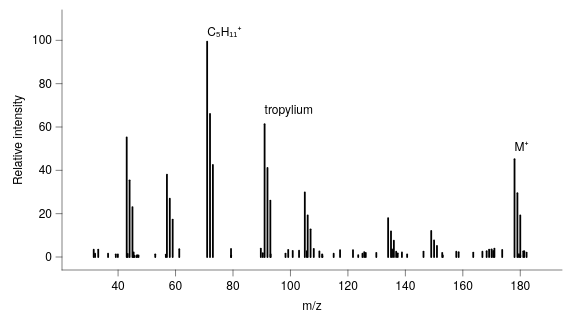

Describe this chart as a Vega-Lite specification.
### Vega-Lite specification from a JSON file in a GitHub repository (floating-point values rounded to 4 significant figures)
{"background": null, "config": {"arc": {"fill": "#DBDBDB", "fillOpacity": 1.0, "innerRadius": 32.5, "padAngle": 0.03, "stroke": "black", "strokeOpacity": 1, "strokeWidth": 0.25}, "area": {"fill": "#DBDBDB", "fillOpacity": 1.0, "stroke": "black", "strokeOpacity": 1, "strokeWidth": 0.25}, "axis": {"domain": true, "domainCap": "round", "domainColor": "black", "domainWidth": 0.25, "grid": false, "gridCap": "round", "gridColor": "#F1F1F1", "gridDash": [0, 0], "gridOpacity": 1.0, "gridWidth": 0.25, "labelColor": "black", "labelFont": "Helvetica Neue, HelveticaNeue, Helvetica, Arial, sans-serif", "labelFontSize": 6, "labelFontStyle": "normal", "labelFontWeight": 400, "offset": 0, "ticks": true, "tickCap": "round", "tickColor": "black", "tickRound": false, "tickSize": 3, "tickWidth": 0.25, "titleColor": "black", "titleFont": "Helvetica Neue, HelveticaNeue, Helvetica, Arial, sans-serif", "titleFontSize": 6, "titleFontStyle": "normal", "titleFontWeight": 400}, "axisX": {"domain": true, "labelAlign": "center", "labelAngle": 0, "labels": true, "ticks": true, "translate": 0}, "axisY": {"domain": true, "labelAlign": "right", "labelAngle": 0, "labels": true, "ticks": true, "translate": 0}, "axisRight": {"domain": true, "labelAlign": "left", "labelAngle": 0, "labels": true, "ticks": true, "translate": 0}, "axisTop": {"domain": true, "labelAlign": "center", "labelAngle": 0, "labels": true, "ticks": true, "translate": 0}, "axisBand": {"tickOffset": 0}, "bar": {"fill": "#DBDBDB", "fillOpacity": 1.0, "stroke": "black", "strokeOpacity": 1, "strokeWidth": 0.25}, "boxplot": {"size": 11.7, "ticks": {"cornerRadius": 0.25, "fill": "black", "opacity": 1, "size": 5.85, "thickness": 0.25}, "box": {"fillOpacity": 1.0, "stroke": "black", "strokeOpacity": 1, "strokeWidth": 0.25}, "median": {"cornerRadius": 0, "fill": "black", "fillOpacity": 1.0, "opacity": 1, "size": 11.7, "thickness": 0.25}, "rule": {"fill": "black", "fillOpacity": 1.0, "size": 13.0, "stroke": "black", "strokeDash": [0, 0], "strokeOpacity": 1, "strokeWidth": 0.25}, "outliers": {"color": "black", "fill": "black", "fillOpacity": 1.0, "size": 0, "stroke": "black", "strokeOpacity": 1, "strokeWidth": 0.25}}, "circle": {"fill": "black", "fillOpacity": 1.0, "size": 1.625, "stroke": null, "strokeOpacity": 1, "strokeWidth": 0.25}, "errorband": {"band": {"fillOpacity": 0.6, "stroke": null, "strokeWidth": 0.25, "strokeOpacity": 1}, "borders": {"opacity": 0, "strokeOpacity": 1, "strokeWidth": 0.25}}, "errorbar": {"opacity": 1, "rule": {"strokeDash": [0, 0], "strokeWidth": 0.25}, "ticks": {"color": "black", "cornerRadius": 0.125, "opacity": 1, "size": 7.8, "thickness": 0.25}, "thickness": 0.25}, "font": "Helvetica Neue, HelveticaNeue, Helvetica, Arial, sans-serif", "geoshape": {"fill": "#DBDBDB", "fillOpacity": 1.0, "stroke": "black", "strokeOpacity": 1, "strokeWidth": 0.25}, "header": {"labelColor": "black", "labelFont": "Helvetica Neue, HelveticaNeue, Helvetica, Arial, sans-serif", "labelFontSize": 6, "labelFontStyle": "normal", "labelFontWeight": 400, "titleColor": "black", "titleFont": "Helvetica Neue, HelveticaNeue, Helvetica, Arial, sans-serif", "titleFontSize": 6, "titleFontStyle": "normal", "titleFontWeight": 400, "titlePadding": 0}, "legend": {"disable": false, "offset": 4.5, "titlePadding": 4, "labelOffset": 2, "gradientLabelOffset": 2, "columnPadding": 4, "rowPadding": 2, "gradientLength": 65.0, "gradientThickness": 6.5, "gradientOpacity": 1.0, "gradientStrokeColor": "black", "gradientStrokeWidth": 0.25, "labelColor": "black", "labelFont": "Helvetica Neue, HelveticaNeue, Helvetica, Arial, sans-serif", "labelFontSize": 6, "labelFontStyle": "normal", "labelFontWeight": 400, "strokeColor": "black", "strokeWidth": 0, "symbolSize": 36, "symbolStrokeColor": "black", "symbolStrokeWidth": 0.25, "titleColor": "black", "titleFont": "Helvetica Neue, HelveticaNeue, Helvetica, Arial, sans-serif", "titleFontSize": 6, "titleFontStyle": "normal", "titleFontWeight": 400}, "line": {"color": "black", "stroke": "black", "strokeCap": "butt", "strokeDash": [0, 0], "strokeOpacity": 1, "strokeWidth": 0.5}, "point": {"filled": true, "fill": "#DBDBDB", "fillOpacity": 1.0, "size": 6.5, "stroke": "black", "strokeOpacity": 1, "strokeWidth": 0.25}, "range": {"category": ["#B2B2B2", "#4A7CD3", "#008542", "#664CAF", "#509F98", "#636363", "#284F93", "#005226", "#382864", "#285753"], "diverging": {"scheme": ["#443E60", "#5F597E", "#7C759B", "#9994B6", "#B7B4CC", "#D6D5DC", "#F6F6F6", "#D1DAD9", "#A4C2BF", "#7AA9A4", "#578E89", "#37736E", "#1B5954"]}, "heatmap": {"scheme": ["#440154", "#472270", "#433E82", "#38598C", "#2C728E", "#238A8D", "#24A086", "#39B578", "#5DC862", "#96D646", "#CAE02D", "#FDE724"]}, "ordinal": {"scheme": ["#F1F1F1", "#DBDBDB", "#C6C6C6", "#B2B2B2", "#9D9D9D", "#898989", "#767676", "#636363", "#515151", "#404040", "#2F2F2F", "#1F1F1F"]}, "ramp": {"scheme": ["#440154", "#472270", "#433E82", "#38598C", "#2C728E", "#238A8D", "#24A086", "#39B578", "#5DC862", "#96D646", "#CAE02D", "#FDE724"]}}, "rule": {"color": "black", "stroke": "black", "strokeCap": "round", "strokeDash": [2, 2], "strokeOpacity": 1, "strokeWidth": 0.25}, "scale": {"barBandPaddingInner": 0.1, "rectBandPaddingInner": 0, "tickBandPaddingInner": 0.1, "bandPaddingOuter": 0.1, "bandWithNestedOffsetPaddingInner": 0.2, "bandWithNestedOffsetPaddingOuter": 0.2, "offsetBandPaddingInner": 0, "offsetBandPaddingOuter": 0, "continuousPadding": 6.5, "round": false}, "rect": {"fill": "#DBDBDB", "fillOpacity": 1.0, "stroke": "black", "strokeOpacity": 1, "strokeWidth": 0.25}, "square": {"fill": "#DBDBDB", "fillOpacity": 1.0, "size": 13.0, "stroke": "black", "strokeOpacity": 1, "strokeWidth": 0.25}, "text": {"color": "black", "font": "Helvetica Neue, HelveticaNeue, Helvetica, Arial, sans-serif", "fontSize": 6, "fontStyle": "normal", "fontWeight": 400}, "tick": {"color": "black", "cornerRadius": 0.125, "opacity": 1.0, "size": 11.7, "thickness": 0.25}, "title": {"anchor": "middle", "frame": "group", "color": "black", "font": "Helvetica Neue, HelveticaNeue, Helvetica, Arial, sans-serif", "fontSize": 6, "fontStyle": "normal", "fontWeight": 400, "subtitleColor": "black", "subtitleFont": "Helvetica Neue, HelveticaNeue, Helvetica, Arial, sans-serif", "subtitleFontSize": 6, "subtitleFontStyle": "normal", "subtitleFontWeight": 400}, "trail": {"color": "black", "opacity": 1, "size": 0.5}, "view": {"continuousWidth": 250, "continuousHeight": 130, "discreteWidth": 250, "discreteHeight": 130, "fill": null, "stroke": null, "strokeWidth": 0.25}}, "layer": [{"data": {"name": "data-d1e9cbef3d0b0f036dea6edf8213fc8b"}, "mark": {"type": "rule", "strokeDash": [0, 0], "strokeWidth": 0.9}, "encoding": {"x": {"field": "mz", "scale": {"domain": [25, 190], "nice": false}, "title": "m/z", "type": "quantitative"}, "y": {"field": "intensity", "scale": {"domain": [0, 108], "nice": false}, "title": "Relative intensity", "type": "quantitative"}}}, {"layer": [{"data": {"values": [{"__dysonsphere__": 1}]}, "mark": {"type": "text", "align": "left", "angle": 0, "baseline": "middle", "dx": 0, "dy": 0, "opacity": 1.0}, "encoding": {"text": {"value": "C₅H₁₁⁺"}, "x": {"datum": 71.0}, "y": {"datum": 104.0}}}, {"data": {"values": [{"__dysonsphere__": 1}]}, "mark": {"type": "text", "align": "left", "angle": 0, "baseline": "middle", "dx": 0, "dy": 0, "opacity": 1.0}, "encoding": {"text": {"value": "tropylium"}, "x": {"datum": 91.0}, "y": {"datum": 68.0}}}, {"data": {"values": [{"__dysonsphere__": 1}]}, "mark": {"type": "text", "align": "left", "angle": 0, "baseline": "middle", "dx": 0, "dy": 0, "opacity": 1.0}, "encoding": {"text": {"value": "M⁺"}, "x": {"datum": 178.0}, "y": {"datum": 51.0}}}]}], "$schema": "https://vega.github.io/schema/vega-lite/v6.4.1.json", "datasets": {"data-d1e9cbef3d0b0f036dea6edf8213fc8b": [{"mz": 43.0, "intensity": 55.21}, {"mz": 44.0, "intensity": 35.38}, {"mz": 45.0, "intensity": 23.05}, {"mz": 57.0, "intensity": 38.05}, {"mz": 58.0, "intensity": 26.94}, {"mz": 59.0, "intensity": 17.29}, {"mz": 71.0, "intensity": 99.35}, {"mz": 72.0, "intensity": 66.01}, {"mz": 73.0, "intensity": 42.49}, {"mz": 91.0, "intensity": 61.31}, {"mz": 92.0, "intensity": 41.09}, {"mz": 93.0, "intensity": 26.03}, {"mz": 105.0, "intensity": 29.8}, {"mz": 106.0, "intensity": 19.19}, {"mz": 107.0, "intensity": 12.79}, {"mz": 134.0, "intensity": 17.96}, {"mz": 135.0, "intensity": 11.83}, {"mz": 136.0, "intensity": 7.513}, {"mz": 149.0, "intensity": 12.03}, {"mz": 150.0, "intensity": 7.661}, {"mz": 151.0, "intensity": 5.155}, {"mz": 178.0, "intensity": 45.17}, {"mz": 179.0, "intensity": 29.44}, {"mz": 180.0, "intensity": 19.17}, {"mz": 79.31, "intensity": 3.735}, {"mz": 103.0, "intensity": 2.928}, {"mz": 46.62, "intensity": 0.8659}, {"mz": 61.3, "intensity": 3.596}, {"mz": 135.4, "intensity": 3.472}, {"mz": 129.9, "intensity": 1.923}, {"mz": 110.1, "intensity": 2.577}, {"mz": 163.6, "intensity": 2.034}, {"mz": 168.3, "intensity": 2.648}, {"mz": 158.6, "intensity": 2.243}, {"mz": 137.3, "intensity": 1.687}, {"mz": 111.0, "intensity": 1.257}, {"mz": 45.61, "intensity": 0.6351}, {"mz": 138.8, "intensity": 2.098}, {"mz": 169.1, "intensity": 3.423}, {"mz": 89.69, "intensity": 3.908}, {"mz": 121.8, "intensity": 3.181}, {"mz": 93.12, "intensity": 1.187}, {"mz": 56.63, "intensity": 1.134}, {"mz": 123.6, "intensity": 0.8942}, {"mz": 33.09, "intensity": 3.415}, {"mz": 45.41, "intensity": 2.077}, {"mz": 105.7, "intensity": 2.671}, {"mz": 108.1, "intensity": 3.781}, {"mz": 146.3, "intensity": 2.511}, {"mz": 125.7, "intensity": 2.273}, {"mz": 179.5, "intensity": 1.293}, {"mz": 136.8, "intensity": 2.443}, {"mz": 36.51, "intensity": 1.537}, {"mz": 173.7, "intensity": 3.246}, {"mz": 31.99, "intensity": 1.538}, {"mz": 31.52, "intensity": 3.396}, {"mz": 47.11, "intensity": 0.7011}, {"mz": 182.2, "intensity": 2.061}, {"mz": 79.35, "intensity": 0.6715}, {"mz": 90.39, "intensity": 1.781}, {"mz": 111.1, "intensity": 0.5237}, {"mz": 52.93, "intensity": 1.235}, {"mz": 98.28, "intensity": 1.558}, {"mz": 125.1, "intensity": 1.499}, {"mz": 171.0, "intensity": 3.867}, {"mz": 39.21, "intensity": 1.232}, {"mz": 117.3, "intensity": 3.197}, {"mz": 39.92, "intensity": 1.147}, {"mz": 100.8, "intensity": 2.84}, {"mz": 170.0, "intensity": 3.534}, {"mz": 153.0, "intensity": 0.6846}, {"mz": 181.4, "intensity": 2.651}, {"mz": 43.35, "intensity": 1.392}, {"mz": 126.2, "intensity": 1.85}, {"mz": 99.22, "intensity": 3.316}, {"mz": 157.7, "intensity": 2.414}, {"mz": 152.8, "intensity": 1.921}, {"mz": 181.0, "intensity": 2.618}, {"mz": 180.0, "intensity": 0.654}, {"mz": 166.8, "intensity": 2.458}, {"mz": 140.6, "intensity": 1.174}, {"mz": 115.0, "intensity": 1.512}, {"mz": 46.35, "intensity": 0.5112}, {"mz": 170.6, "intensity": 2.848}]}}
